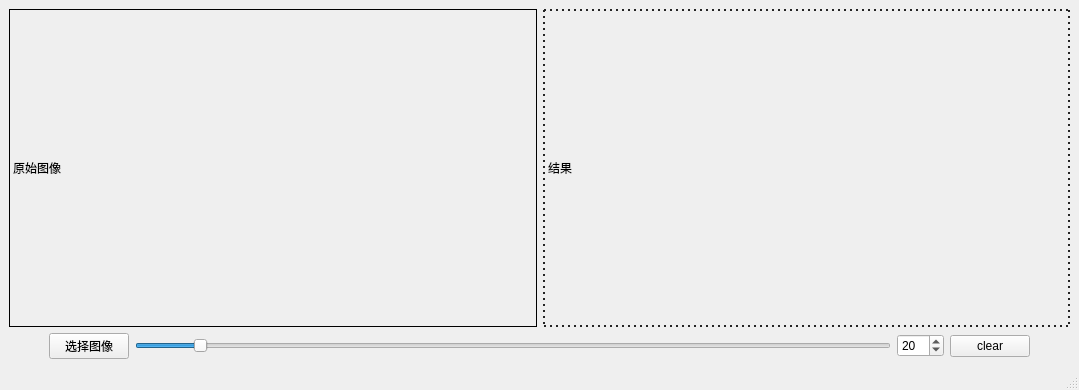
<?xml version="1.0" encoding="UTF-8"?>
<ui version="4.0">
 <class>MainWindow</class>
 <widget class="QMainWindow" name="MainWindow">
  <property name="geometry">
   <rect>
    <x>0</x>
    <y>0</y>
    <width>1079</width>
    <height>390</height>
   </rect>
  </property>
  <property name="windowTitle">
   <string>MainWindow</string>
  </property>
  <widget class="QWidget" name="centralwidget">
   <layout class="QGridLayout" name="gridLayout">
    <item row="0" column="0">
     <layout class="QHBoxLayout" name="horizontalLayout">
      <item>
       <widget class="QLabel" name="label_v_src">
        <property name="sizePolicy">
         <sizepolicy hsizetype="Preferred" vsizetype="Preferred">
          <horstretch>0</horstretch>
          <verstretch>0</verstretch>
         </sizepolicy>
        </property>
        <property name="minimumSize">
         <size>
          <width>360</width>
          <height>240</height>
         </size>
        </property>
        <property name="styleSheet">
         <string notr="true">border: 1px solid black;</string>
        </property>
        <property name="text">
         <string>原始图像</string>
        </property>
       </widget>
      </item>
      <item>
       <widget class="QLabel" name="label_v_dst">
        <property name="sizePolicy">
         <sizepolicy hsizetype="Preferred" vsizetype="Preferred">
          <horstretch>0</horstretch>
          <verstretch>0</verstretch>
         </sizepolicy>
        </property>
        <property name="minimumSize">
         <size>
          <width>360</width>
          <height>240</height>
         </size>
        </property>
        <property name="styleSheet">
         <string notr="true">border:2px dotted #242424;</string>
        </property>
        <property name="text">
         <string>结果</string>
        </property>
        <property name="textFormat">
         <enum>Qt::AutoText</enum>
        </property>
       </widget>
      </item>
     </layout>
    </item>
    <item row="1" column="0">
     <layout class="QHBoxLayout" name="horizontalLayout_6">
      <item>
       <spacer name="horizontalSpacer_4">
        <property name="orientation">
         <enum>Qt::Horizontal</enum>
        </property>
        <property name="sizeType">
         <enum>QSizePolicy::Preferred</enum>
        </property>
        <property name="sizeHint" stdset="0">
         <size>
          <width>40</width>
          <height>20</height>
         </size>
        </property>
       </spacer>
      </item>
      <item>
       <layout class="QHBoxLayout" name="horizontalLayout_2">
        <property name="sizeConstraint">
         <enum>QLayout::SetMinimumSize</enum>
        </property>
        <item>
         <widget class="QPushButton" name="btn_open_img">
          <property name="maximumSize">
           <size>
            <width>100</width>
            <height>16777215</height>
           </size>
          </property>
          <property name="text">
           <string>选择图像</string>
          </property>
         </widget>
        </item>
        <item>
         <widget class="QSlider" name="horizontalSlider">
          <property name="maximum">
           <number>255</number>
          </property>
          <property name="value">
           <number>20</number>
          </property>
          <property name="orientation">
           <enum>Qt::Horizontal</enum>
          </property>
         </widget>
        </item>
        <item>
         <widget class="QSpinBox" name="spinBox">
          <property name="maximum">
           <number>255</number>
          </property>
          <property name="value">
           <number>20</number>
          </property>
         </widget>
        </item>
        <item>
         <widget class="QPushButton" name="btn_v_clear">
          <property name="maximumSize">
           <size>
            <width>80</width>
            <height>16777215</height>
           </size>
          </property>
          <property name="text">
           <string>clear</string>
          </property>
         </widget>
        </item>
       </layout>
      </item>
      <item>
       <spacer name="horizontalSpacer_6">
        <property name="orientation">
         <enum>Qt::Horizontal</enum>
        </property>
        <property name="sizeType">
         <enum>QSizePolicy::Preferred</enum>
        </property>
        <property name="sizeHint" stdset="0">
         <size>
          <width>40</width>
          <height>20</height>
         </size>
        </property>
       </spacer>
      </item>
     </layout>
    </item>
   </layout>
  </widget>
  <widget class="QMenuBar" name="menubar">
   <property name="geometry">
    <rect>
     <x>0</x>
     <y>0</y>
     <width>1079</width>
     <height>26</height>
    </rect>
   </property>
  </widget>
  <widget class="QStatusBar" name="statusbar"/>
 </widget>
 <resources/>
 <connections/>
</ui>
